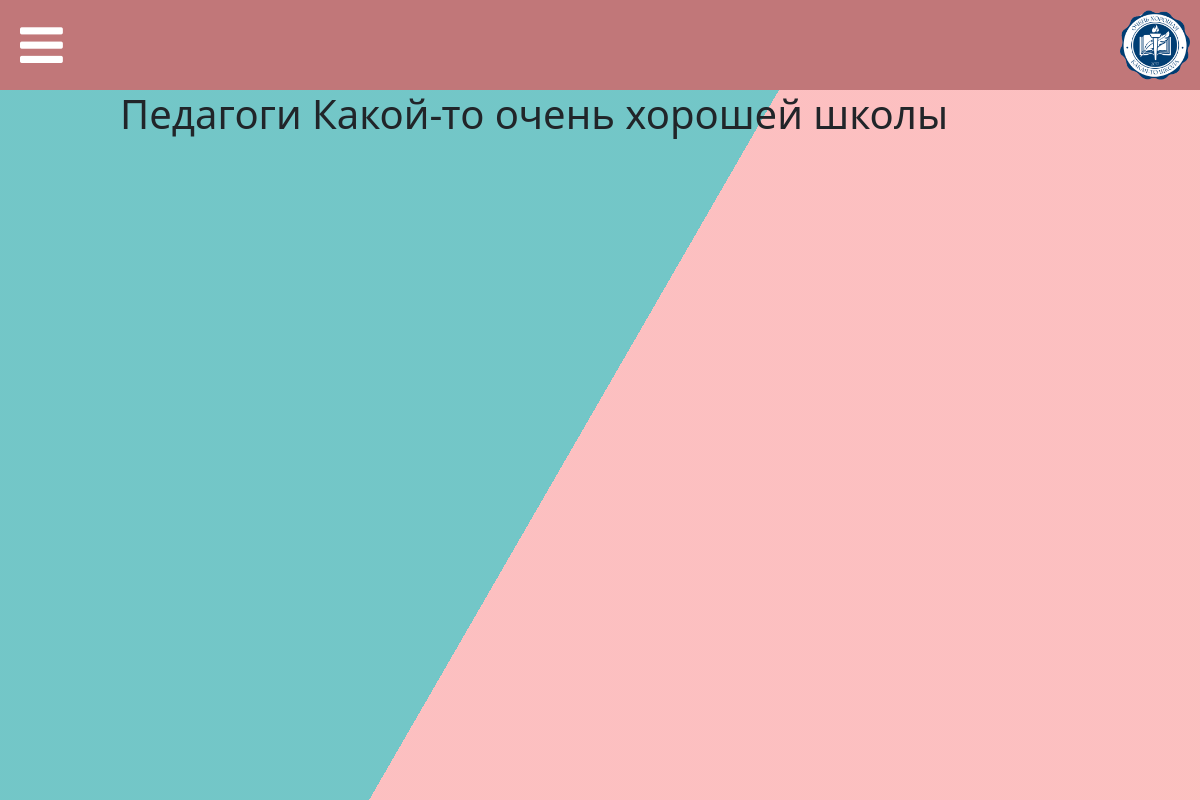
Page /teachers on the earlier database version.
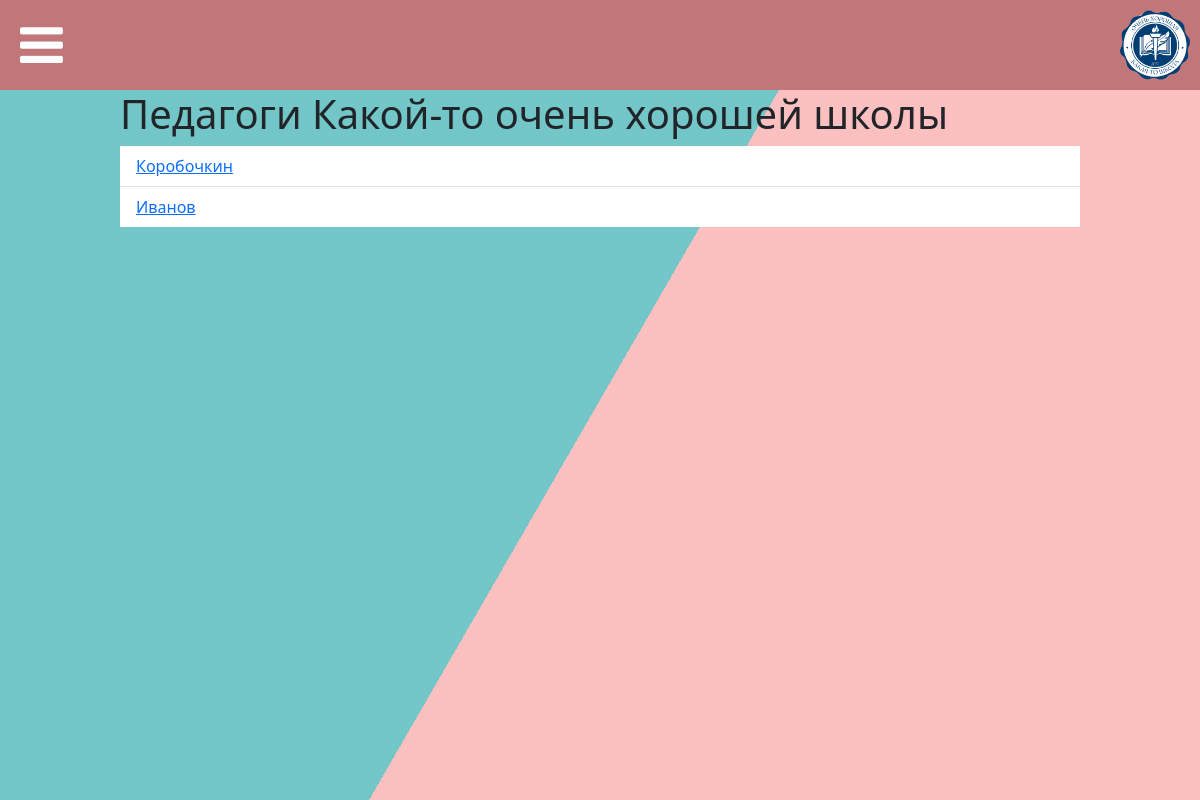
Same page on the later database version.
### data/users.py (models this page shows, shortened)
class User(SqlAlchemyBase, UserMixin, SerializerMixin):
    __tablename__ = 'accounts'
    id = sqlalchemy.Column(sqlalchemy.Integer,
                           primary_key=True, autoincrement=True, unique=True)
    surname = sqlalchemy.Column(sqlalchemy.String, nullable=False)
    name = sqlalchemy.Column(sqlalchemy.String, nullable=False)
    patronymic = sqlalchemy.Column(sqlalchemy.String, nullable=True)
    email = sqlalchemy.Column(sqlalchemy.String,
                              index=True, unique=True, nullable=False)
    hashed_password = sqlalchemy.Column(sqlalchemy.String, nullable=False)
    status_id = sqlalchemy.Column(sqlalchemy.Integer)
    news = orm.relation("News", back_populates='user')

### main.py (the view)
@app.route('/teachers')
def teachers():
    try:
        with open('static/json/content.json', mode='r', encoding='utf-8') as f:
            data = json.load(f)
        db_sess = db_session.create_session()
        teachers_user = db_sess.query(User).filter(
            User.status_id == db_sess.execute("""SELECT id FROM statuses WHERE status='учитель'""").fetchone()[0])
        return render_template("teachers.html", title=app.config["TITLES"]["teachers"], pages=app.config["PAGES"],
                               **(data["/teachers"]), teachers=teachers_user)
    except Exception as error:
        logging.fatal(error)

### data/db_session.py (called while the page is built)
def create_session() -> Session:
    global __factory
    return __factory()

### main.py (called while the page is built)
@app.context_processor
def utility_processor():
    def make_readable_status(status_id):
        return app.config["ROLES_REVERSE"][status_id]
    return dict(make_readable_status=make_readable_status)

### templates/teachers.html
{% extends "base.html" %}
{% block content %}
<div class="container-fluid register-form">
    <div class="bg"></div>
    <div class="bg bg2"></div>
    <div class="bg bg3"></div>
    <h1>
        {{ content_title }}
    </h1>
    <ul class="list-group list-group-flush">
    {% for item in teachers %}
        <li class="list-group-item">
            <a href="/teachers/{{ item.id }}">
                {{ item.surname }}
            </a>
        </li>
    {% endfor %}
    </ul>
</div>
{% endblock %}

### templates/base.html (shortened to what this page needs)
<!DOCTYPE html>
<html>
<head>
    <link rel="stylesheet" href="https://netdna.bootstrapcdn.com/font-awesome/4.7.0/css/font-awesome.min.css">
    <link href="https://www.jqueryscript.net/css/jquerysctipttop.css" rel="stylesheet" type="text/css">
    <link rel="stylesheet" href="https://cdn.jsdelivr.net/npm/bootstrap@5.1.3/dist/css/bootstrap.min.css"
>
    <link rel="stylesheet" href="/../static/css/style.css">
    <link rel="stylesheet" href="/../static/css/index_style.css">
    <link rel="stylesheet" href="/../static/css/news_view.css">
</head>
<body>
<header>
    <div class="news-wrapper">
        <i id="button-menu" class="fa fa-bars"></i>
        <div style="flex:1;"></div>
        <div style="min-width:30px; height:20px;"></div>
        <img src="/../static/img/logo.png" width="70" height="70" align="right">
    </div>
            {% set q = 1 %}
</header>
<div class="spacebar-my"></div>
{% block content %}{% endblock %}
</body>
</html>

### static/css/style.css (style rules this page uses)
:root { --color-primary: rgba(193, 119, 121, 0.69); --second-color: #fff; }
* { margin: 0; padding: 0; box-sizing: border-box; }
header { position: absolute; width: 100%; top: 0; left: 0; padding: 10px; background: #C17779; }
header #button-menu { font-size: 50px; padding: 10px; color: #fff; cursor: pointer; }
li { list-style-type: none; }
.spacebar-my { width: 100%; height: 90px; }
.bg { animation:slide 3s ease-in-out infinite alternate; background-image: linear-gradient(-60deg, #FDB7B9 50%, #60BFC1 50%); bottom:0; left:-50%; opacity:.5; position:fixed; right:-50%; top:0; z-index:-1; }
.bg2 { animation-direction:alternate-reverse; animation-duration:4s; }
.bg3 { animation-duration:5s; }
.register-form { padding-left: 10%; padding-right: 10%; }

### static/css/news_view.css (style rules this page uses)
.news-wrapper { display: flex; flex-flow: row wrap; }

Differences in the rows shown:
added User: surname "Коробочкин"
added User: surname "Иванов"
